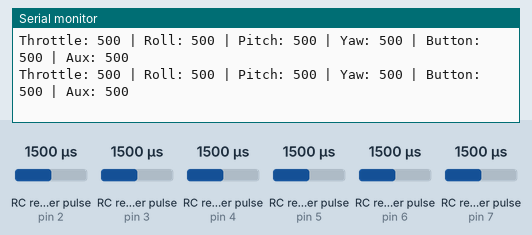
Recording of a sketch running on a simulated Arduino Uno, built with avr-gcc and run on an emulated ATmega328P. Parts: the last lines printed to the serial monitor. Wiring (inferred from the names in the program): 6 × RC receiver channel: data pin 2 / data pin 3 / data pin 4 / data pin 5 / data pin 6 / data pin 7. The test bench sets the inputs (shaded band); at power-on: RC receiver pulse (sensors on pin 2, pin 3, pin 4, pin 5, pin 6, pin 7) 1500 µs.

Above: at 1.2 s.
1.3 s: RC receiver pulse (sensor on pin 2) set to 1020 µs
At 1.52 s:
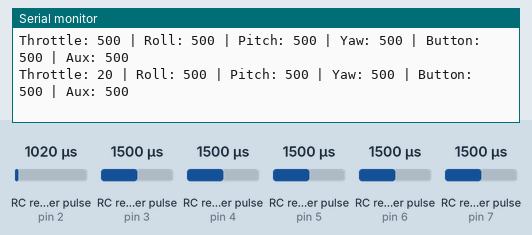
4.3 s: RC receiver pulse (sensor on pin 3) set to 1020 µs
At 4.32 s:
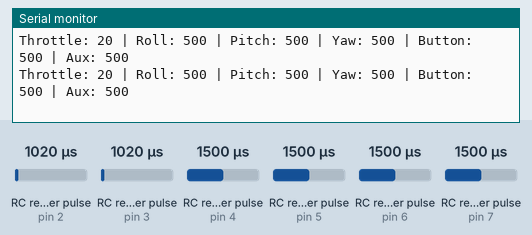
7.3 s: RC receiver pulse (sensor on pin 4) set to 1020 µs
At 7.33 s:
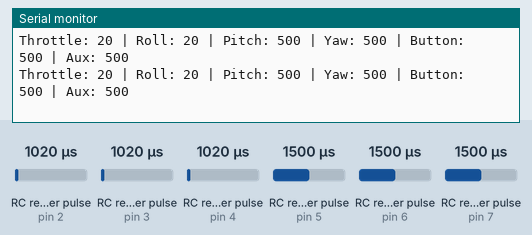
10.3 s: RC receiver pulse (sensor on pin 5) set to 1020 µs
At 10.36 s:
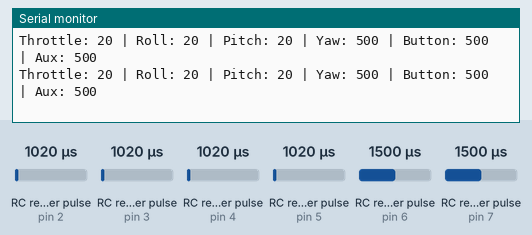
13.3 s: RC receiver pulse (sensor on pin 6) set to 1020 µs
At 13.36 s:
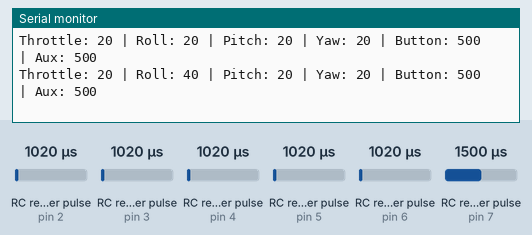
16.3 s: RC receiver pulse (sensor on pin 7) set to 1020 µs
At 16.32 s:
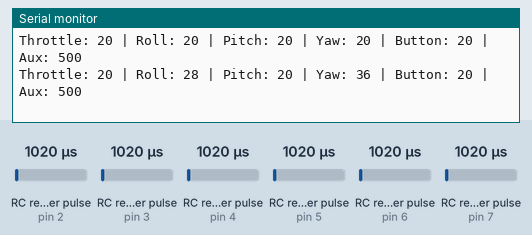
Timing chart, 0 to 19.3 s (numbered marks = the images above; inputs shaded):
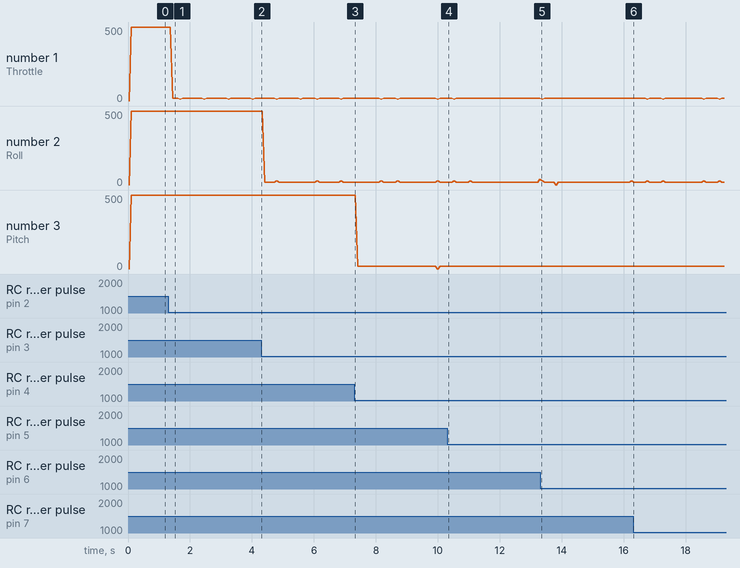

Measured:
- after the input at 1.3 s, the serial monitor: prints a new line after 0.15 s (image 1)
- plotted number 1: 500 → 20 after the input at 1.3 s
- plotted number 2: 20 → 40 after the input at 10.3 s

The sketch:

RemoteTest.ino
```cpp
#include <PinChangeInterrupt.h>
#include <ServoTimer2.h>

// Define pins for FlySky CT6B receiver
#define CH1_PIN 2  // Throttle (interrupt)
#define CH2_PIN 3  // Roll (interrupt)
#define CH3_PIN 4  // Pitch (pin change interrupt)
#define CH4_PIN 5  // Yaw (pin change interrupt)
#define CH5_PIN 6  // Arm / mode switch (pin change interrupt)
#define CH6_PIN 7  // Aux (pin change interrupt)

// PWM value ranges
#define PWM_MIN 1000
#define PWM_MAX 2000
#define PWM_MID 1500
#define PWM_DEADZONE 50

// Structure to store channel data
struct ChannelData {
  volatile unsigned long risingEdge;
  volatile int pulseWidth;
};

ChannelData ch[6];

// Interrupt Service Routines for pins 2 and 3
void ch1_ISR() {
  if (digitalRead(CH1_PIN)) ch[0].risingEdge = micros();
  else ch[0].pulseWidth = micros() - ch[0].risingEdge;
}
void ch2_ISR() {
  if (digitalRead(CH2_PIN)) ch[1].risingEdge = micros();
  else ch[1].pulseWidth = micros() - ch[1].risingEdge;
}

// Pin change interrupt for pins 4–7
void ch3_ISR() {
  if (digitalRead(CH3_PIN)) ch[2].risingEdge = micros();
  else ch[2].pulseWidth = micros() - ch[2].risingEdge;
}
void ch4_ISR() {
  if (digitalRead(CH4_PIN)) ch[3].risingEdge = micros();
  else ch[3].pulseWidth = micros() - ch[3].risingEdge;
}
void ch5_ISR() {
  if (digitalRead(CH5_PIN)) ch[4].risingEdge = micros();
  else ch[4].pulseWidth = micros() - ch[4].risingEdge;
}
void ch6_ISR() {
  if (digitalRead(CH6_PIN)) ch[5].risingEdge = micros();
  else ch[5].pulseWidth = micros() - ch[5].risingEdge;
}

// Function to map PWM value to output range
int mapPWM(int v, int outMin, int outMax) {
  v = constrain(v, PWM_MIN, PWM_MAX);
  if (abs(v - PWM_MID) < PWM_DEADZONE) v = PWM_MID;
  return map(v, PWM_MIN, PWM_MAX, outMin, outMax);
}

// Function to read a channel and map it
int readChannel(int idx, int outMin, int outMax) {
  int pw = ch[idx].pulseWidth;
  if (pw < PWM_MIN || pw > PWM_MAX) return outMin;
  return mapPWM(pw, outMin, outMax);
}

// Function to read a switch channel
bool readSwitch(int idx) {
  int pw = ch[idx].pulseWidth;
  if (pw < PWM_MIN || pw > PWM_MAX) return false;
  return (pw > PWM_MID);
}

// Initialize receiver pins and interrupts
void flyskyInit() {
  pinMode(CH1_PIN, INPUT);
  pinMode(CH2_PIN, INPUT);
  pinMode(CH3_PIN, INPUT);
  pinMode(CH4_PIN, INPUT);
  pinMode(CH5_PIN, INPUT);
  pinMode(CH6_PIN, INPUT);

  attachInterrupt(digitalPinToInterrupt(CH1_PIN), ch1_ISR, CHANGE);
  attachInterrupt(digitalPinToInterrupt(CH2_PIN), ch2_ISR, CHANGE);
  attachPinChangeInterrupt(digitalPinToPinChangeInterrupt(CH3_PIN), ch3_ISR, CHANGE);
  attachPinChangeInterrupt(digitalPinToPinChangeInterrupt(CH4_PIN), ch4_ISR, CHANGE);
  attachPinChangeInterrupt(digitalPinToPinChangeInterrupt(CH5_PIN), ch5_ISR, CHANGE);
  attachPinChangeInterrupt(digitalPinToPinChangeInterrupt(CH6_PIN), ch6_ISR, CHANGE);
}

void setup() {
  Serial.begin(9600);
  flyskyInit();
  Serial.println("FlySky CT6B Receiver Standalone Test");
}

void loop() {
  // Read and print all channel values
  int throttle = readChannel(0, 0, 1000);
  int roll = readChannel(1, 0, 1000);
  int pitch = readChannel(2, 0, 1000);
  int yaw = readChannel(3, 0, 1000);
  int button = readChannel(4, 0, 1000);
  int aux = readChannel(5, 0, 1000);

  Serial.print("Throttle: ");
  Serial.print(throttle);
  Serial.print(" | Roll: ");
  Serial.print(roll);
  Serial.print(" | Pitch: ");
  Serial.print(pitch);
  Serial.print(" | Yaw: ");
  Serial.print(yaw);
  Serial.print(" | Button: ");
  Serial.print(button);
  Serial.print(" | Aux: ");
  Serial.println(aux);


  //delay(100); // Adjust delay as needed for update rate
}
```
